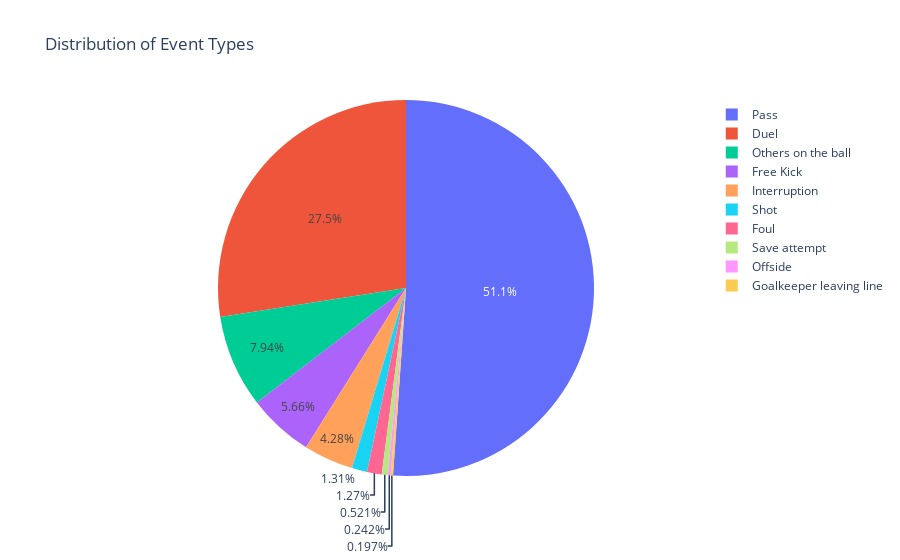

The notebook cell saved with this chart:
### Markdown cell above
### eventName

### Code cell
# Count occurrences of each event name
event_counts = events['eventName'].value_counts().reset_index()
event_counts.columns = ['eventName', 'count']

# Plot the pie chart
fig = px.pie(event_counts, names='eventName', values='count', title='Distribution of Event Types')
fig.show()

### Figure 1 — Plotly figure (JSON) as saved in the notebook; plotly's stock layout.template omitted (floating-point values rounded to 4 significant figures)
{"data": [{"domain": {"x": [0, 1], "y": [0, 1]}, "hovertemplate": "eventName=%{label}<br>count=%{value}<extra></extra>", "labels": ["Pass", "Duel", "Others on the ball", "Free Kick", "Interruption", "Shot", "Foul", "Save attempt", "Offside", "Goalkeeper leaving line"], "legendgroup": "", "name": "", "showlegend": true, "type": "pie", "values": [328624, 176674, 51079, 36420, 27534, 8450, 8136, 3349, 1558, 1266]}], "layout": {"autosize": true, "legend": {"tracegroupgap": 0}, "title": {"text": "Distribution of Event Types"}}}
